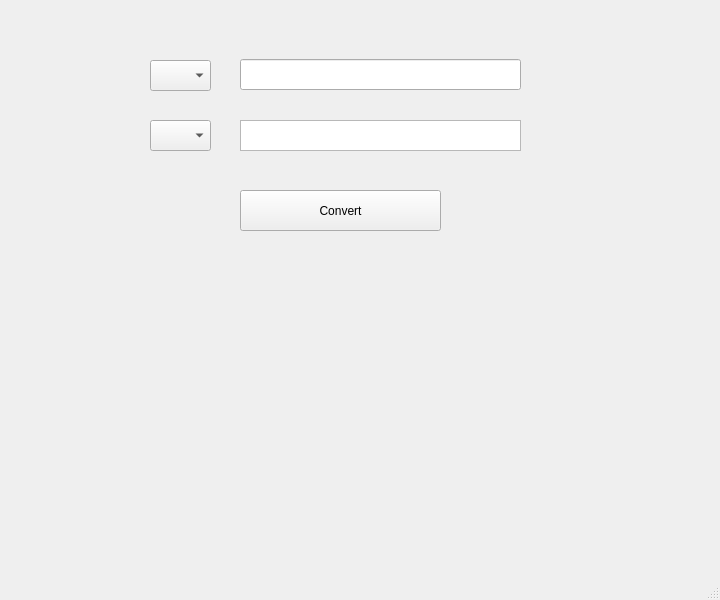
<?xml version="1.0" encoding="UTF-8"?>
<ui version="4.0">
 <class>MainWindow</class>
 <widget class="QMainWindow" name="MainWindow">
  <property name="geometry">
   <rect>
    <x>0</x>
    <y>0</y>
    <width>720</width>
    <height>600</height>
   </rect>
  </property>
  <property name="maximumSize">
   <size>
    <width>720</width>
    <height>720</height>
   </size>
  </property>
  <property name="windowTitle">
   <string>MainWindow</string>
  </property>
  <widget class="QWidget" name="centralwidget">
   <widget class="QPushButton" name="convert_button">
    <property name="geometry">
     <rect>
      <x>240</x>
      <y>190</y>
      <width>201</width>
      <height>41</height>
     </rect>
    </property>
    <property name="cursor">
     <cursorShape>PointingHandCursor</cursorShape>
    </property>
    <property name="text">
     <string>Convert</string>
    </property>
    <property name="checkable">
     <bool>false</bool>
    </property>
   </widget>
   <widget class="QTextBrowser" name="converted_value">
    <property name="geometry">
     <rect>
      <x>240</x>
      <y>120</y>
      <width>281</width>
      <height>31</height>
     </rect>
    </property>
   </widget>
   <widget class="QLineEdit" name="value_input">
    <property name="geometry">
     <rect>
      <x>240</x>
      <y>59</y>
      <width>281</width>
      <height>31</height>
     </rect>
    </property>
    <property name="alignment">
     <set>Qt::AlignCenter</set>
    </property>
   </widget>
   <widget class="QComboBox" name="currency_setter">
    <property name="geometry">
     <rect>
      <x>150</x>
      <y>60</y>
      <width>61</width>
      <height>31</height>
     </rect>
    </property>
   </widget>
   <widget class="QComboBox" name="result_currency">
    <property name="geometry">
     <rect>
      <x>150</x>
      <y>120</y>
      <width>61</width>
      <height>31</height>
     </rect>
    </property>
   </widget>
  </widget>
  <widget class="QMenuBar" name="menubar">
   <property name="geometry">
    <rect>
     <x>0</x>
     <y>0</y>
     <width>720</width>
     <height>17</height>
    </rect>
   </property>
  </widget>
  <widget class="QStatusBar" name="statusbar"/>
 </widget>
 <resources/>
 <connections/>
</ui>
